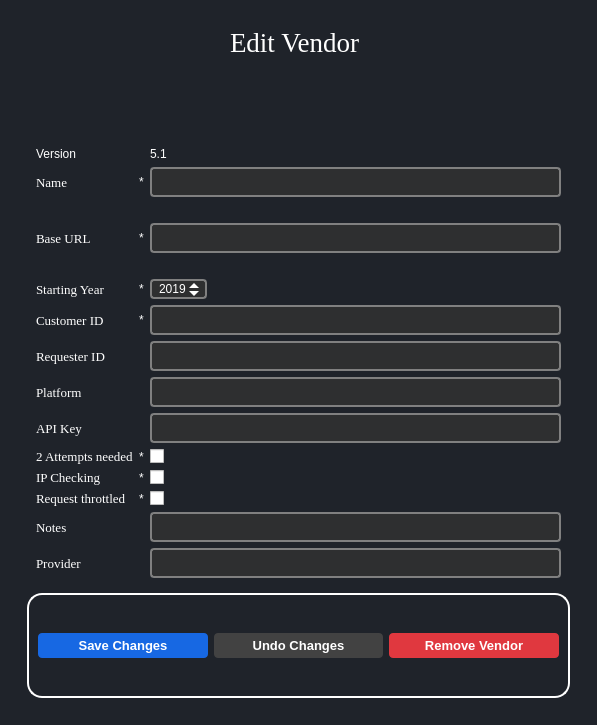
<?xml version="1.0" encoding="UTF-8"?>
<ui version="4.0">
 <class>editVendors51</class>
 <widget class="QMainWindow" name="editVendors51">
  <property name="geometry">
   <rect>
    <x>0</x>
    <y>0</y>
    <width>597</width>
    <height>725</height>
   </rect>
  </property>
  <property name="windowTitle">
   <string>MainWindow</string>
  </property>
  <property name="styleSheet">
   <string notr="true">*{
	
	
border:none;
background-color:transparent;
background:none;
padding:0;
margin:0;
color:#fff;
}
#QLineEdit{
color:black;
}
#QDateEdit{
color:black;}


#centralwidget{
background-color:#1f232a;
}

QPushButton{
text-align:left;
padding: 5px 10px;

border-top-left-radius:5px;
border-botton-left-radius:5px;
}
QPushButton:pressed{
background-color:grey;
text-align:left;
padding:2px 10px;
color:white;}</string>
  </property>
  <widget class="QWidget" name="centralwidget">
   <layout class="QGridLayout" name="gridLayout_4">
    <item row="0" column="0">
     <widget class="QWidget" name="EditVendor" native="true">
      <layout class="QGridLayout" name="gridLayout_2">
       <item row="0" column="0">
        <widget class="QFrame" name="frame_3">
         <property name="frameShape">
          <enum>QFrame::StyledPanel</enum>
         </property>
         <property name="frameShadow">
          <enum>QFrame::Plain</enum>
         </property>
         <layout class="QGridLayout" name="gridLayout_6">
          <item row="0" column="0" alignment="Qt::AlignHCenter|Qt::AlignTop">
           <widget class="QLabel" name="label_7">
            <property name="enabled">
             <bool>true</bool>
            </property>
            <property name="font">
             <font>
              <family>Georgia</family>
              <pointsize>20</pointsize>
              <bold>false</bold>
             </font>
            </property>
            <property name="styleSheet">
             <string notr="true"/>
            </property>
            <property name="frameShape">
             <enum>QFrame::NoFrame</enum>
            </property>
            <property name="text">
             <string>Edit Vendor </string>
            </property>
           </widget>
          </item>
          <item row="2" column="0">
           <widget class="QFrame" name="edit_vendor_options_frame">
            <property name="enabled">
             <bool>true</bool>
            </property>
            <property name="styleSheet">
             <string notr="true">QFrame {
    border: 2px solid white;
	border-radius: 15px;}
QPushButton:hover {
    background-color: lightblue;
}

</string>
            </property>
            <property name="frameShape">
             <enum>QFrame::StyledPanel</enum>
            </property>
            <layout class="QHBoxLayout" name="horizontalLayout_5">
             <item>
              <widget class="QPushButton" name="saveVendorChangesButton">
               <property name="enabled">
                <bool>true</bool>
               </property>
               <property name="font">
                <font>
                 <pointsize>10</pointsize>
                 <italic>false</italic>
                 <bold>true</bold>
                </font>
               </property>
               <property name="styleSheet">
                <string notr="true">QPushButton {
    background-color: #1768E3; 
    color: #FFFFFF;
	font: bold;
   border-radius: 4px;
text-align: center;
}

QPushButton:hover{
 background-color: #2095E6;
}

</string>
               </property>
               <property name="text">
                <string>Save Changes</string>
               </property>
               <property name="icon">
                <iconset>
                 <normaloff>../latestUI/resources/Icons/diskette.png</normaloff>../latestUI/resources/Icons/diskette.png</iconset>
               </property>
               <property name="default">
                <bool>false</bool>
               </property>
               <property name="flat">
                <bool>false</bool>
               </property>
              </widget>
             </item>
             <item>
              <widget class="QPushButton" name="undoVendorChangesButton">
               <property name="enabled">
                <bool>true</bool>
               </property>
               <property name="font">
                <font>
                 <pointsize>10</pointsize>
                 <italic>false</italic>
                 <bold>true</bold>
                </font>
               </property>
               <property name="styleSheet">
                <string notr="true">QPushButton {
    background-color: rgb(66, 66, 66); 
    color: #FFFFFF;
	font: bold;
   border-radius: 4px;
text-align: center;
}

QPushButton:hover{
 background-color: rgb(94, 94, 94);
}

</string>
               </property>
               <property name="text">
                <string>Undo Changes</string>
               </property>
               <property name="icon">
                <iconset>
                 <normaloff>../latestUI/resources/Icons/undo.png</normaloff>../latestUI/resources/Icons/undo.png</iconset>
               </property>
              </widget>
             </item>
             <item>
              <widget class="QPushButton" name="removeVendorButton">
               <property name="enabled">
                <bool>true</bool>
               </property>
               <property name="font">
                <font>
                 <pointsize>10</pointsize>
                 <italic>false</italic>
                 <bold>true</bold>
                </font>
               </property>
               <property name="styleSheet">
                <string notr="true">QPushButton {
    background-color: #E0383F; 
    color: #FFFFFF;
	font: bold;
   border-radius: 4px;
text-align: center;
}

QPushButton:hover{
 background-color: rgb(255, 96, 60);
}

</string>
               </property>
               <property name="text">
                <string>Remove Vendor</string>
               </property>
               <property name="icon">
                <iconset>
                 <normaloff>../latestUI/resources/Icons/trash-can.png</normaloff>../latestUI/resources/Icons/trash-can.png</iconset>
               </property>
              </widget>
             </item>
            </layout>
           </widget>
          </item>
          <item row="1" column="0">
           <widget class="QFrame" name="edit_vendor_details_frame">
            <property name="frameShape">
             <enum>QFrame::StyledPanel</enum>
            </property>
            <layout class="QGridLayout" name="gridLayout_5">
             <item row="7" column="0">
              <widget class="QLabel" name="label_10">
               <property name="font">
                <font>
                 <family>Georgia</family>
                 <pointsize>10</pointsize>
                </font>
               </property>
               <property name="text">
                <string>Starting Year</string>
               </property>
              </widget>
             </item>
             <item row="12" column="0">
              <widget class="QLabel" name="label_5">
               <property name="font">
                <font>
                 <family>Georgia</family>
                 <pointsize>10</pointsize>
                </font>
               </property>
               <property name="text">
                <string>API Key</string>
               </property>
              </widget>
             </item>
             <item row="9" column="0">
              <widget class="QLabel" name="label_4">
               <property name="font">
                <font>
                 <family>Georgia</family>
                 <pointsize>10</pointsize>
                </font>
               </property>
               <property name="text">
                <string>Requester ID</string>
               </property>
              </widget>
             </item>
             <item row="13" column="1">
              <widget class="QLabel" name="label_15">
               <property name="text">
                <string>*</string>
               </property>
              </widget>
             </item>
             <item row="6" column="3">
              <widget class="QLabel" name="url_validation_label">
               <property name="text">
                <string/>
               </property>
              </widget>
             </item>
             <item row="7" column="1">
              <widget class="QLabel" name="label_13">
               <property name="text">
                <string>*</string>
               </property>
              </widget>
             </item>
             <item row="14" column="0">
              <widget class="QLabel" name="label_9">
               <property name="font">
                <font>
                 <family>Georgia</family>
                 <pointsize>10</pointsize>
                </font>
               </property>
               <property name="text">
                <string>IP Checking</string>
               </property>
              </widget>
             </item>
             <item row="10" column="0">
              <widget class="QLabel" name="label_6">
               <property name="font">
                <font>
                 <family>Georgia</family>
                 <pointsize>10</pointsize>
                </font>
               </property>
               <property name="text">
                <string>Platform</string>
               </property>
              </widget>
             </item>
             <item row="1" column="3">
              <widget class="QLineEdit" name="nameEdit">
               <property name="styleSheet">
                <string notr="true">QLineEdit {
	border: 2px solid #808080;
    border-radius: 4px;
    padding: 5px;
	color: white;
background-color: #2E2F30;
}

</string>
               </property>
              </widget>
             </item>
             <item row="12" column="3">
              <widget class="QLineEdit" name="apiKeyEdit">
               <property name="styleSheet">
                <string notr="true">QLineEdit {
background-color: #2E2F30;
	border: 2px solid #808080;
    border-radius: 4px;
    padding: 5px;
	color: white;
}

</string>
               </property>
              </widget>
             </item>
             <item row="8" column="1">
              <widget class="QLabel" name="label_14">
               <property name="text">
                <string>*</string>
               </property>
              </widget>
             </item>
             <item row="1" column="1">
              <widget class="QLabel" name="label_12">
               <property name="text">
                <string>*</string>
               </property>
              </widget>
             </item>
             <item row="0" column="3">
              <widget class="QLabel" name="versionEdit">
               <property name="text">
                <string>5.1</string>
               </property>
              </widget>
             </item>
             <item row="17" column="0">
              <widget class="QLabel" name="companiesText">
               <property name="font">
                <font>
                 <family>Georgia</family>
                 <pointsize>10</pointsize>
                </font>
               </property>
               <property name="text">
                <string>Provider</string>
               </property>
              </widget>
             </item>
             <item row="0" column="0">
              <widget class="QLabel" name="label_19">
               <property name="text">
                <string>Version</string>
               </property>
              </widget>
             </item>
             <item row="13" column="3">
              <widget class="QCheckBox" name="two_attempts_check_box">
               <property name="text">
                <string/>
               </property>
              </widget>
             </item>
             <item row="13" column="0">
              <widget class="QLabel" name="label_8">
               <property name="font">
                <font>
                 <family>Georgia</family>
                 <pointsize>10</pointsize>
                </font>
               </property>
               <property name="text">
                <string>2 Attempts needed</string>
               </property>
              </widget>
             </item>
             <item row="8" column="0">
              <widget class="QLabel" name="label_3">
               <property name="font">
                <font>
                 <family>Georgia</family>
                 <pointsize>10</pointsize>
                </font>
               </property>
               <property name="text">
                <string>Customer ID</string>
               </property>
              </widget>
             </item>
             <item row="5" column="3">
              <widget class="QLineEdit" name="baseUrlEdit">
               <property name="styleSheet">
                <string notr="true">QLineEdit {
background-color: #2E2F30;
	border: 2px solid #808080;
    border-radius: 4px;
    padding: 5px;
	color: white;
}

</string>
               </property>
              </widget>
             </item>
             <item row="5" column="0">
              <widget class="QLabel" name="label_2">
               <property name="font">
                <font>
                 <family>Georgia</family>
                 <pointsize>10</pointsize>
                </font>
               </property>
               <property name="text">
                <string>Base URL</string>
               </property>
              </widget>
             </item>
             <item row="8" column="3">
              <widget class="QLineEdit" name="customerIdEdit">
               <property name="styleSheet">
                <string notr="true">QLineEdit {
background-color: #2E2F30;
	border: 2px solid #808080;
    border-radius: 4px;
    padding: 5px;
	color: white;
}

</string>
               </property>
              </widget>
             </item>
             <item row="15" column="1">
              <widget class="QLabel" name="label_17">
               <property name="text">
                <string>*</string>
               </property>
              </widget>
             </item>
             <item row="14" column="1">
              <widget class="QLabel" name="label_16">
               <property name="text">
                <string>*</string>
               </property>
              </widget>
             </item>
             <item row="10" column="3">
              <widget class="QLineEdit" name="platformEdit">
               <property name="styleSheet">
                <string notr="true">QLineEdit {
background-color: #2E2F30;
	border: 2px solid #808080;
    border-radius: 4px;
    padding: 5px;
	color: white;
}

</string>
               </property>
              </widget>
             </item>
             <item row="2" column="3">
              <widget class="QLabel" name="name_validation_label">
               <property name="text">
                <string/>
               </property>
              </widget>
             </item>
             <item row="14" column="3">
              <widget class="QCheckBox" name="ip_checking_check_box">
               <property name="text">
                <string/>
               </property>
              </widget>
             </item>
             <item row="15" column="0">
              <widget class="QLabel" name="label_11">
               <property name="font">
                <font>
                 <family>Georgia</family>
                 <pointsize>10</pointsize>
                </font>
               </property>
               <property name="text">
                <string>Request throttled</string>
               </property>
              </widget>
             </item>
             <item row="5" column="1">
              <widget class="QLabel" name="label56">
               <property name="text">
                <string>*</string>
               </property>
              </widget>
             </item>
             <item row="9" column="3">
              <widget class="QLineEdit" name="requestorIdEdit">
               <property name="styleSheet">
                <string notr="true">QLineEdit {
background-color: #2E2F30;
	border: 2px solid #808080;
    border-radius: 4px;
    padding: 5px;
	color: white;
}

</string>
               </property>
              </widget>
             </item>
             <item row="7" column="3">
              <widget class="QDateEdit" name="All_reports_edit_fetch">
               <property name="enabled">
                <bool>true</bool>
               </property>
               <property name="sizePolicy">
                <sizepolicy hsizetype="Fixed" vsizetype="Fixed">
                 <horstretch>0</horstretch>
                 <verstretch>0</verstretch>
                </sizepolicy>
               </property>
               <property name="styleSheet">
                <string notr="true">QDateEdit {
background-color: #2E2F30;
    border: 2px solid #808080;
    border-radius: 4px;
    padding-left: 5px;
}

QDateEdit::up-button, QDateEdit::down-button {
    border: none;
    padding-right: 5px;
}

QDateEdit::up-button {
    subcontrol-position: top right;
}

QDateEdit::down-button {
    subcontrol-position: bottom right;
}

QDateEdit::up-arrow, QDateEdit::down-arrow {
    border: 5px solid rgba(255, 255, 255, 0);
    width: 0;
    height: 0;
}

QDateEdit::up-arrow {
    border-top: none;
    border-bottom-color: white;
}

QDateEdit::down-arrow {
    border-bottom: none;
    border-top-color: white;
}</string>
               </property>
               <property name="dateTime">
                <datetime>
                 <hour>0</hour>
                 <minute>0</minute>
                 <second>0</second>
                 <year>2019</year>
                 <month>12</month>
                 <day>28</day>
                </datetime>
               </property>
               <property name="displayFormat">
                <string>yyyy</string>
               </property>
              </widget>
             </item>
             <item row="1" column="0">
              <widget class="QLabel" name="label">
               <property name="font">
                <font>
                 <family>Georgia</family>
                 <pointsize>10</pointsize>
                </font>
               </property>
               <property name="text">
                <string>Name</string>
               </property>
              </widget>
             </item>
             <item row="16" column="0">
              <widget class="QLabel" name="label_28">
               <property name="font">
                <font>
                 <family>Georgia</family>
                 <pointsize>10</pointsize>
                </font>
               </property>
               <property name="text">
                <string>Notes</string>
               </property>
              </widget>
             </item>
             <item row="15" column="3">
              <widget class="QCheckBox" name="requests_throttled_check_box">
               <property name="text">
                <string/>
               </property>
              </widget>
             </item>
             <item row="16" column="3">
              <widget class="QLineEdit" name="notesEdit">
               <property name="sizePolicy">
                <sizepolicy hsizetype="Expanding" vsizetype="Fixed">
                 <horstretch>0</horstretch>
                 <verstretch>0</verstretch>
                </sizepolicy>
               </property>
               <property name="minimumSize">
                <size>
                 <width>339</width>
                 <height>0</height>
                </size>
               </property>
               <property name="styleSheet">
                <string notr="true">QLineEdit {
background-color: #2E2F30;
	border: 2px solid #808080;
    border-radius: 4px;
    padding: 5px;
	color: white;
}

</string>
               </property>
              </widget>
             </item>
             <item row="17" column="3">
              <widget class="QLineEdit" name="providerEdit">
               <property name="styleSheet">
                <string notr="true">QLineEdit {
background-color: #2E2F30;
	border: 2px solid #808080;
    border-radius: 4px;
    padding: 5px;
	color: white;
}

</string>
               </property>
              </widget>
             </item>
            </layout>
           </widget>
          </item>
         </layout>
        </widget>
       </item>
      </layout>
     </widget>
    </item>
   </layout>
  </widget>
 </widget>
 <tabstops>
  <tabstop>nameEdit</tabstop>
  <tabstop>baseUrlEdit</tabstop>
  <tabstop>All_reports_edit_fetch</tabstop>
  <tabstop>customerIdEdit</tabstop>
  <tabstop>requestorIdEdit</tabstop>
  <tabstop>platformEdit</tabstop>
  <tabstop>apiKeyEdit</tabstop>
  <tabstop>two_attempts_check_box</tabstop>
  <tabstop>ip_checking_check_box</tabstop>
  <tabstop>requests_throttled_check_box</tabstop>
  <tabstop>notesEdit</tabstop>
  <tabstop>providerEdit</tabstop>
  <tabstop>saveVendorChangesButton</tabstop>
  <tabstop>undoVendorChangesButton</tabstop>
  <tabstop>removeVendorButton</tabstop>
 </tabstops>
 <resources>
  <include location="../resources.qrc"/>
 </resources>
 <connections/>
</ui>
